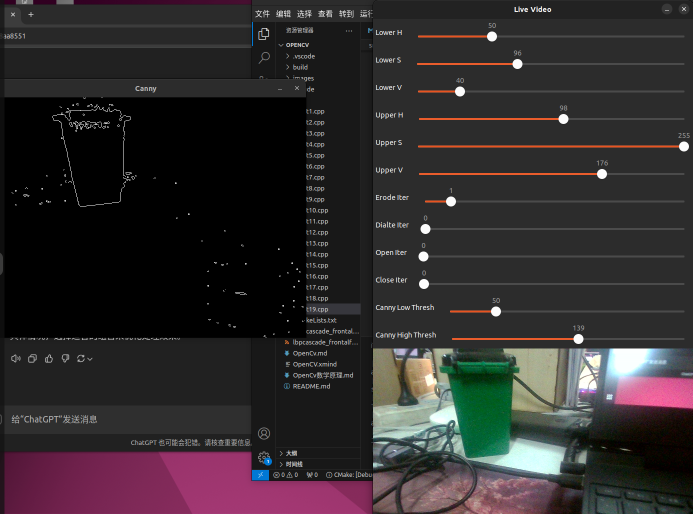
//> input picture Opencv/images/detetc/1.png, 1385 x 1028 px, given in place of 1.jpg, which was not available (shown at 1/2 size)
$ ./test2   (built with g++ and OpenCV 4)
//> lines starting //> are read from the running program, lines starting //| are printed output that depends on the picture; after the words box and inside, x2 and y2 are one past the last pixel; in counts of white or black regions, pixels touching at a corner belong together; pictures that were not available may be replaced by others from this repository, and a replacement may not be noted
//> further down, image is the input picture: 1028 rows x 1385 cols, CV_8UC3; mean B, G, R 44.4, 42.8, 47.7
#include <iostream>
#include <vector>
#include <random>
#include <opencv2/opencv.hpp>

// Function to add Gaussian noise to an image
cv::Mat addGaussianNoise(const cv::Mat &src, double mean, double stddev) {
//> called with mean = 0, stddev = 30
    cv::Mat noise(src.size(), src.type());
    cv::Mat dst;

    std::random_device rd;
    std::mt19937 gen(rd());
    std::normal_distribution<> d(mean, stddev);

    for (int i = 0; i < noise.rows; ++i) {
        for (int j = 0; j < noise.cols; ++j) {
            noise.at<cv::Vec3b>(i, j)[0] = cv::saturate_cast<uchar>(d(gen));
            noise.at<cv::Vec3b>(i, j)[1] = cv::saturate_cast<uchar>(d(gen));
            noise.at<cv::Vec3b>(i, j)[2] = cv::saturate_cast<uchar>(d(gen));
        }
    }
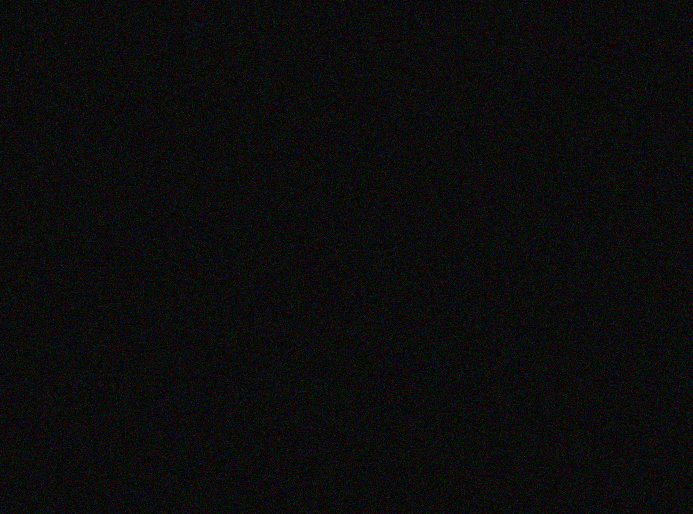
//> noise: 1028 rows x 1385 cols, CV_8UC3 (shown at 1/2 size); mean B, G, R 12, 12, 12

    cv::addWeighted(src, 1.0, noise, 1.0, 0.0, dst);
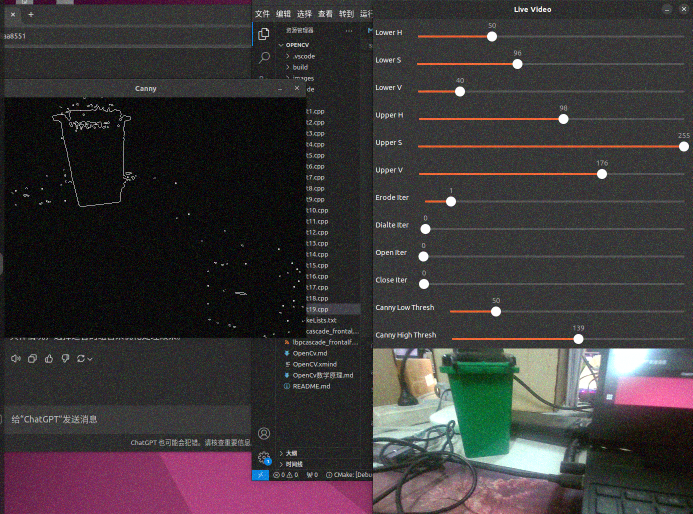
//> dst: 1028 rows x 1385 cols, CV_8UC3 (shown at 1/2 size); mean B, G, R 56.2, 54.6, 59.6
    return dst;
}
cv::Mat addSaltAndPepperNoise(const cv::Mat &src, double noiseRatio) {
//> called with noiseRatio = 0.2
    cv::Mat dst = src.clone();
    std::random_device rd;
    std::mt19937 gen(rd());
    std::uniform_real_distribution<> d(0, 1);

    for (int i = 0; i < dst.rows; ++i) {
        for (int j = 0; j < dst.cols; ++j) {
            double randVal = d(gen);
            if (randVal < noiseRatio / 2) {
                dst.at<cv::Vec3b>(i, j) = cv::Vec3b(0, 0, 0); // Pepper noise
            } else if (randVal < noiseRatio) {
                dst.at<cv::Vec3b>(i, j) = cv::Vec3b(255, 255, 255); // Salt noise
            }
        }
    }
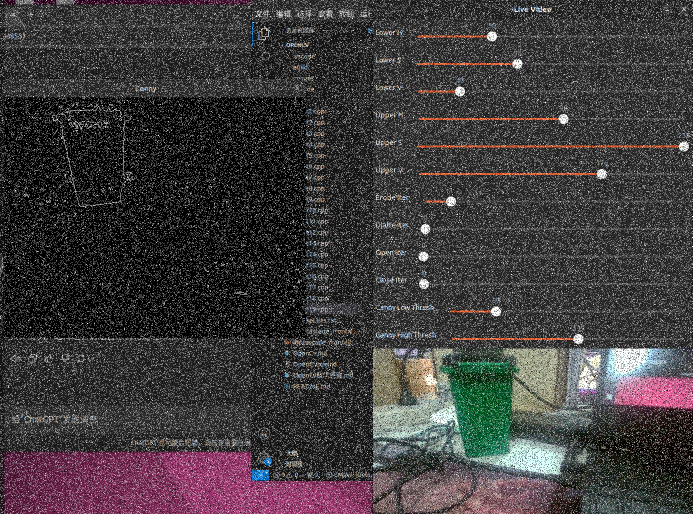
//> dst: 1028 rows x 1385 cols, CV_8UC3 (shown at 1/2 size); 17.98% of pixels changed, all inside (x1, y1, x2, y2) = (0, 0, 1385, 1028)
    return dst;
}
cv::Mat addPoissonNoise(const cv::Mat &src) {
    cv::Mat dst;
    src.convertTo(dst, CV_32F);
//> dst: 1028 rows x 1385 cols, CV_32FC3

    std::random_device rd;
    std::mt19937 gen(rd());

    for (int i = 0; i < dst.rows; ++i) {
        for (int j = 0; j < dst.cols; ++j) {
            for (int c = 0; c < dst.channels(); ++c) {
                float val = dst.at<cv::Vec3f>(i, j)[c];
                std::poisson_distribution<int> d(val);
                dst.at<cv::Vec3f>(i, j)[c] = static_cast<float>(d(gen));
            }
        }
    }
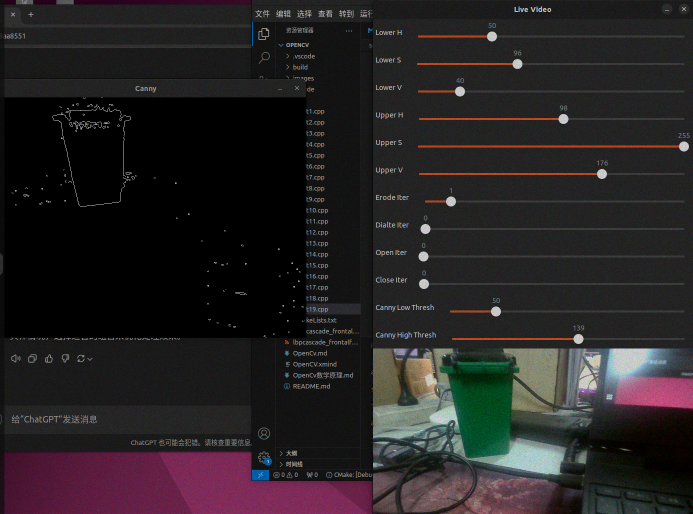
//> dst: 1028 rows x 1385 cols, CV_32FC3 (shown at 1/2 size); mean B, G, R 44.4, 42.8, 47.7; drawn with min black and max white

    dst.convertTo(dst, src.type());
//> dst: 1028 rows x 1385 cols, CV_8UC3
    return dst;
}
cv::Mat addUniformNoise(const cv::Mat &src, double noiseRange) {
//> called with noiseRange = 50
    cv::Mat noise(src.size(), src.type());
    cv::Mat dst;

    std::random_device rd;
    std::mt19937 gen(rd());
    std::uniform_real_distribution<> d(-noiseRange, noiseRange);

    for (int i = 0; i < noise.rows; ++i) {
        for (int j = 0; j < noise.cols; ++j) {
            noise.at<cv::Vec3b>(i, j)[0] = cv::saturate_cast<uchar>(d(gen));
            noise.at<cv::Vec3b>(i, j)[1] = cv::saturate_cast<uchar>(d(gen));
            noise.at<cv::Vec3b>(i, j)[2] = cv::saturate_cast<uchar>(d(gen));
        }
    }

    cv::addWeighted(src, 1.0, noise, 1.0, 0.0, dst);
    return dst;
}


int main() {
    cv::Mat image = cv::imread("/home/wys/Downloads/images/1.jpg");
    if (image.empty()) {
        std::cerr << "Error opening image" << std::endl;
        return -1;
    }
    cv::namedWindow("Origin",cv::WINDOW_AUTOSIZE);
    cv::namedWindow("Gauss",cv::WINDOW_AUTOSIZE);
    cv::namedWindow("Salt",cv::WINDOW_AUTOSIZE);
    cv::namedWindow("Poisson",cv::WINDOW_AUTOSIZE);
    cv::namedWindow("Union",cv::WINDOW_AUTOSIZE);

    cv::Mat Gaussian_noisyImage = addGaussianNoise(image, 0, 30);
    cv::Mat Salt_noisyImahe = addSaltAndPepperNoise(image, 0.2);
    cv::Mat PoissonNoise = addPoissonNoise(image);
    cv::Mat UniNoise = addUniformNoise(image, 50);

    cv::resize(image,image,cv::Size(640,480));
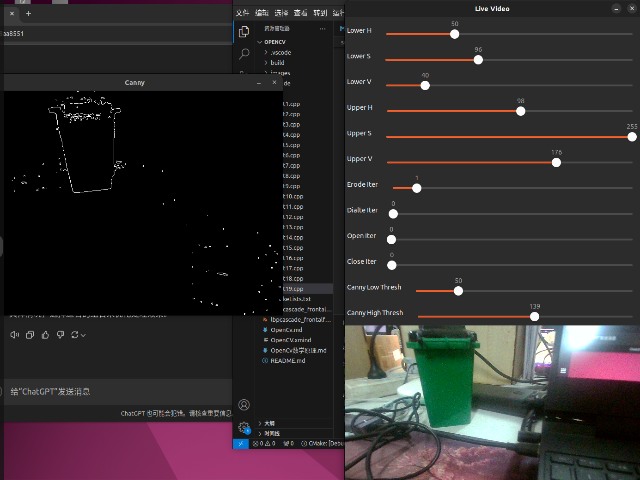
//> image: 480 rows x 640 cols, CV_8UC3; mean B, G, R 44.3, 42.7, 47.6
    cv::resize(Gaussian_noisyImage,Gaussian_noisyImage,cv::Size(640,480));
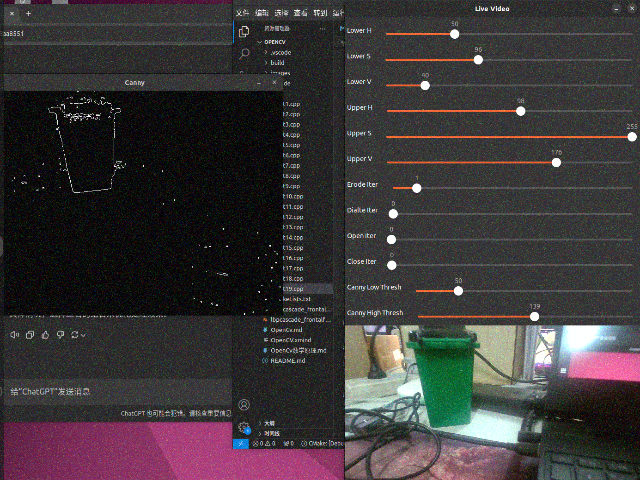
//> Gaussian_noisyImage: 480 rows x 640 cols, CV_8UC3; mean B, G, R 56.1, 54.5, 59.4
    cv::resize(Salt_noisyImahe,Salt_noisyImahe,cv::Size(640,480));
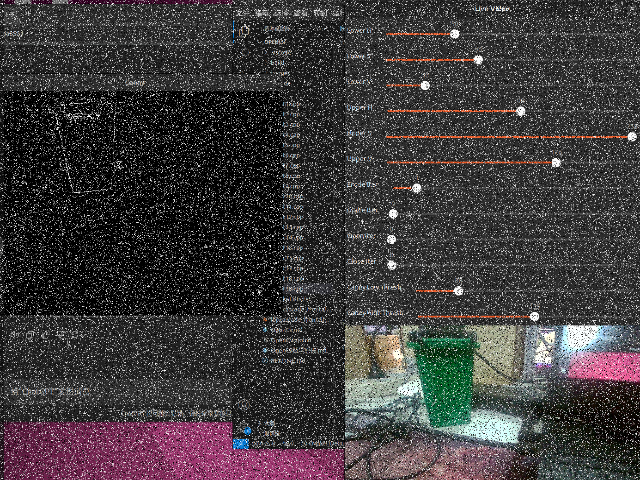
//> Salt_noisyImahe: 480 rows x 640 cols, CV_8UC3; mean B, G, R 60.7, 59.4, 63.3
    cv::resize(PoissonNoise,PoissonNoise,cv::Size(640,480));
    cv::resize(UniNoise,UniNoise,cv::Size(640,480));

    cv::imshow("Origin", image);
    cv::imshow("Gauss", Gaussian_noisyImage);
    cv::imshow("Salt", Salt_noisyImahe);
    cv::imshow("Poisson", PoissonNoise);
    cv::imshow("Union", UniNoise);
    cv::waitKey(0);
    return 0;
}

$ run again, with Opencv/images/detetc/2.png copied over Opencv/images/detetc/1.png
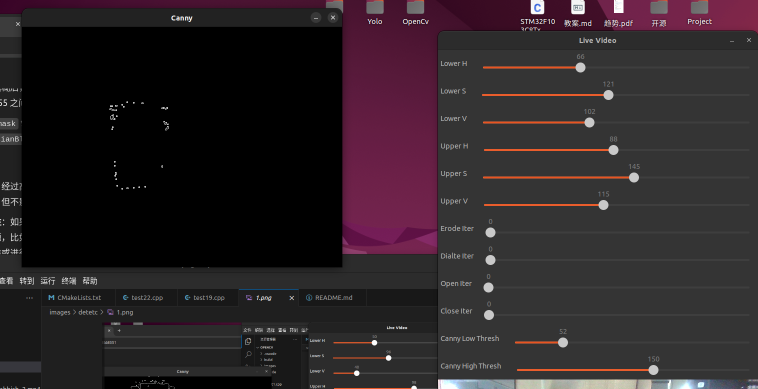
//> input picture Opencv/images/detetc/2.png, 1516 x 778 px, given in place of 1.jpg, which was not available (shown at 1/2 size)
//> image is the input picture: 778 rows x 1516 cols, CV_8UC3; mean B, G, R 39, 35.2, 43.8
//> after the loop in addSaltAndPepperNoise, `for (int i = 0; i < dst.rows; ++i)`:
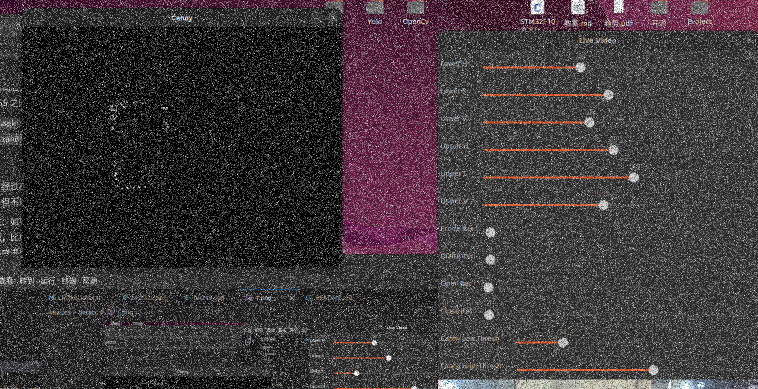
//> dst: 778 rows x 1516 cols, CV_8UC3 (shown at 1/2 size); 17.34% of pixels changed, all inside (x1, y1, x2, y2) = (0, 0, 1516, 778)
//> image: 480 rows x 640 cols, CV_8UC3
//> `cv::resize(Salt_noisyImahe,Salt_noisyImahe,cv::Size(640,480));`:
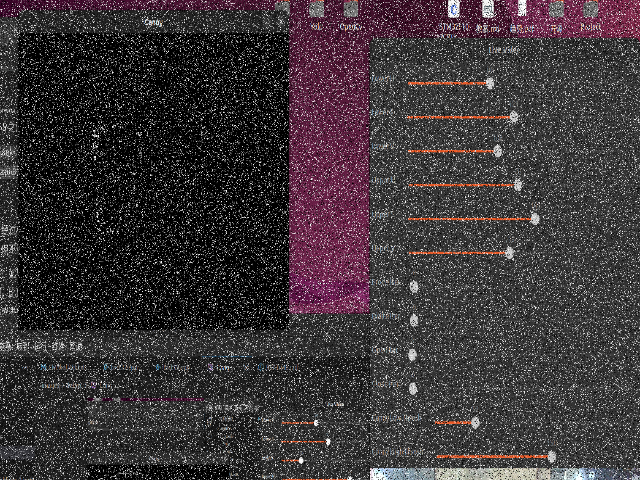
//> Salt_noisyImahe: 480 rows x 640 cols, CV_8UC3; mean B, G, R 56.6, 53.6, 60.5

$ run again, with Opencv/images/detetc/3.png copied over Opencv/images/detetc/1.png
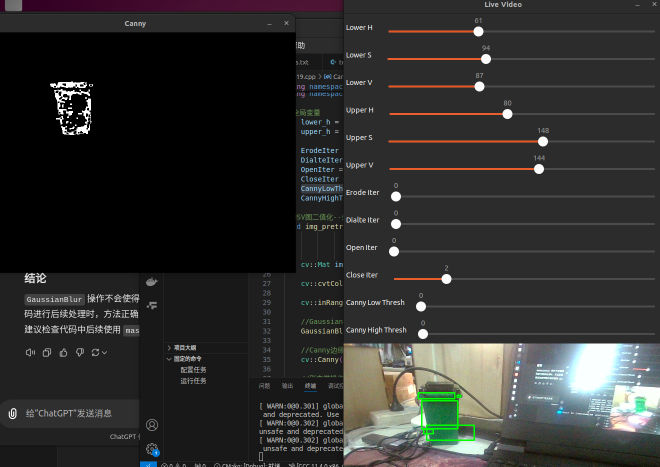
//> input picture Opencv/images/detetc/3.png, 1319 x 933 px, given in place of 1.jpg, which was not available (shown at 1/2 size)
//> image is the input picture: 933 rows x 1319 cols, CV_8UC3; mean B, G, R 45.3, 46.7, 46.6
//> after the loop in addSaltAndPepperNoise, `for (int i = 0; i < dst.rows; ++i)`:
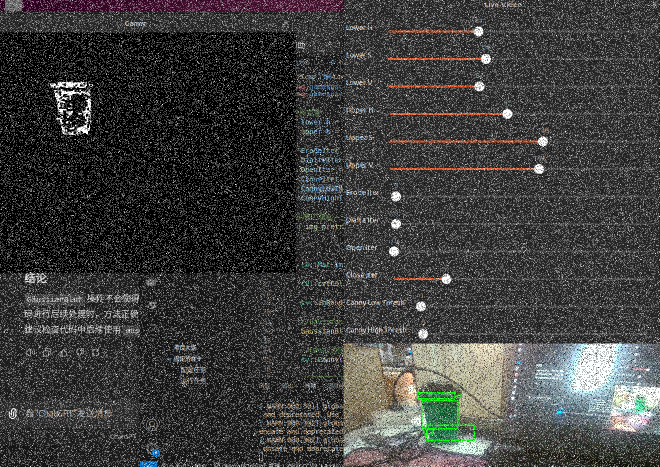
//> dst: 933 rows x 1319 cols, CV_8UC3 (shown at 1/2 size); 17.66% of pixels changed, all inside (x1, y1, x2, y2) = (0, 0, 1319, 933)
//> image: 480 rows x 640 cols, CV_8UC3
//> `cv::resize(Salt_noisyImahe,Salt_noisyImahe,cv::Size(640,480));`:
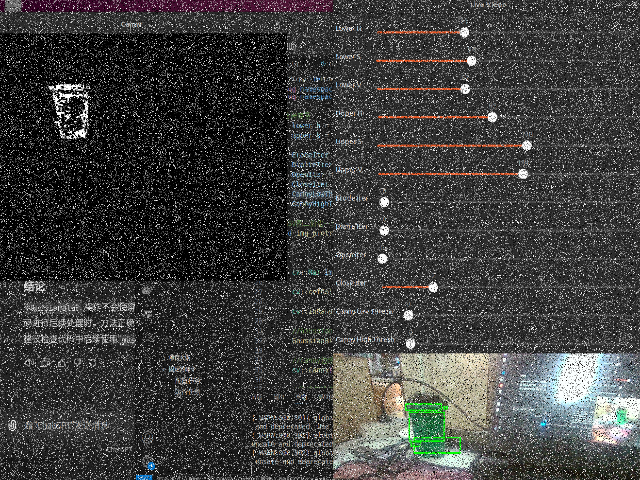
//> Salt_noisyImahe: 480 rows x 640 cols, CV_8UC3; mean B, G, R 61.7, 62.8, 62.7

$ run again, with Opencv/images/detetc/4.png copied over Opencv/images/detetc/1.png
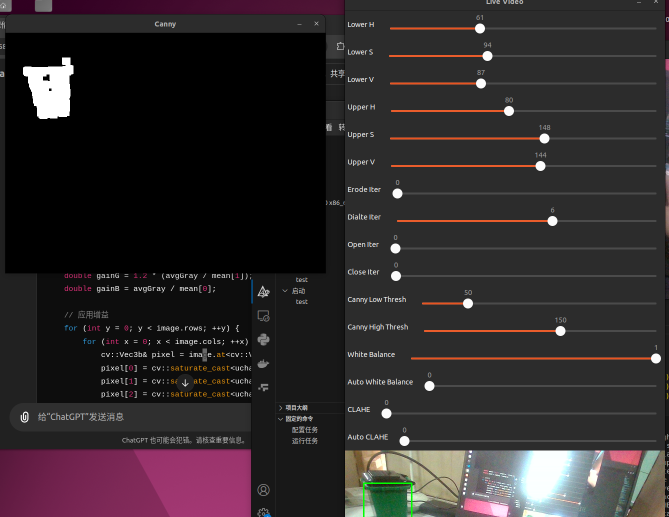
//> input picture Opencv/images/detetc/4.png, 1338 x 1034 px, given in place of 1.jpg, which was not available (shown at 1/2 size)
//> image is the input picture: 1034 rows x 1338 cols, CV_8UC3; mean B, G, R 42.7, 40.9, 46.9
//> image: 480 rows x 640 cols, CV_8UC3
//> `cv::resize(Salt_noisyImahe,Salt_noisyImahe,cv::Size(640,480));`:
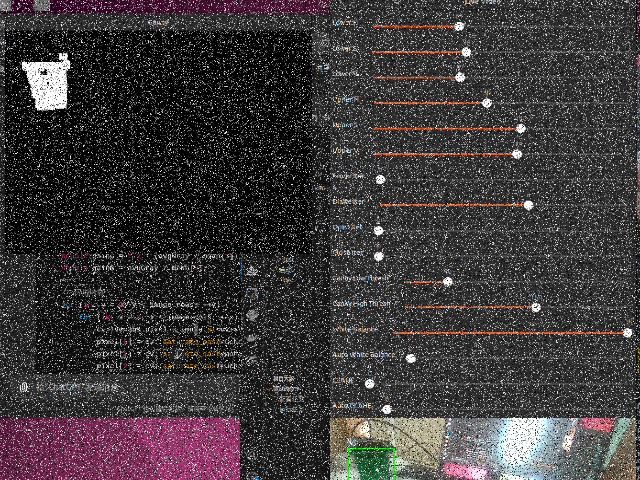
//> Salt_noisyImahe: 480 rows x 640 cols, CV_8UC3; mean B, G, R 59.6, 58.2, 63
